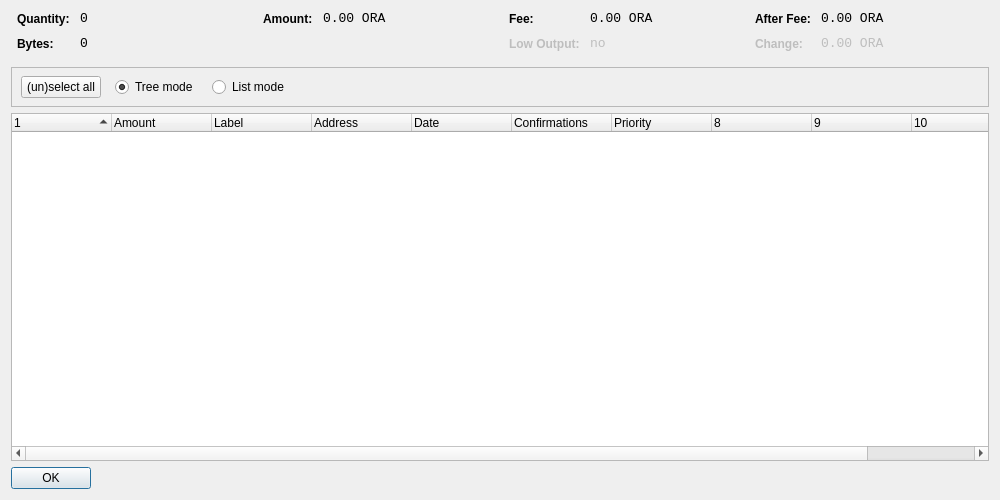
<?xml version="1.0" encoding="UTF-8"?>
<ui version="4.0">
 <class>CoinControlDialog</class>
 <widget class="QDialog" name="CoinControlDialog">
  <property name="geometry">
   <rect>
    <x>0</x>
    <y>0</y>
    <width>1000</width>
    <height>500</height>
   </rect>
  </property>
  <property name="windowTitle">
   <string>Coin Control</string>
  </property>
  <layout class="QVBoxLayout" name="verticalLayout">
   <item>
    <layout class="QHBoxLayout" name="horizontalLayoutTop" stretch="0,0,0,0">
     <property name="topMargin">
      <number>0</number>
     </property>
     <property name="bottomMargin">
      <number>10</number>
     </property>
     <item>
      <layout class="QFormLayout" name="formLayoutCoinControl1">
       <property name="horizontalSpacing">
        <number>10</number>
       </property>
       <property name="verticalSpacing">
        <number>10</number>
       </property>
       <property name="leftMargin">
        <number>6</number>
       </property>
       <property name="rightMargin">
        <number>6</number>
       </property>
       <item row="0" column="0">
        <widget class="QLabel" name="labelCoinControlQuantityText">
         <property name="styleSheet">
          <string notr="true">font-weight:bold;</string>
         </property>
         <property name="text">
          <string>Quantity:</string>
         </property>
        </widget>
       </item>
       <item row="0" column="1">
        <widget class="QLabel" name="labelCoinControlQuantity">
         <property name="font">
          <font>
           <family>Monospace</family>
           <pointsize>10</pointsize>
          </font>
         </property>
         <property name="cursor">
          <cursorShape>IBeamCursor</cursorShape>
         </property>
         <property name="contextMenuPolicy">
          <enum>Qt::ActionsContextMenu</enum>
         </property>
         <property name="text">
          <string notr="true">0</string>
         </property>
         <property name="textInteractionFlags">
          <set>Qt::LinksAccessibleByMouse|Qt::TextSelectableByKeyboard|Qt::TextSelectableByMouse</set>
         </property>
        </widget>
       </item>
       <item row="1" column="0">
        <widget class="QLabel" name="labelCoinControlBytesText">
         <property name="styleSheet">
          <string notr="true">font-weight:bold;</string>
         </property>
         <property name="text">
          <string>Bytes:</string>
         </property>
        </widget>
       </item>
       <item row="1" column="1">
        <widget class="QLabel" name="labelCoinControlBytes">
         <property name="font">
          <font>
           <family>Monospace</family>
           <pointsize>10</pointsize>
          </font>
         </property>
         <property name="cursor">
          <cursorShape>IBeamCursor</cursorShape>
         </property>
         <property name="contextMenuPolicy">
          <enum>Qt::ActionsContextMenu</enum>
         </property>
         <property name="text">
          <string notr="true">0</string>
         </property>
         <property name="textInteractionFlags">
          <set>Qt::LinksAccessibleByMouse|Qt::TextSelectableByKeyboard|Qt::TextSelectableByMouse</set>
         </property>
        </widget>
       </item>
      </layout>
     </item>
     <item>
      <layout class="QFormLayout" name="formLayoutCoinControl2">
       <property name="horizontalSpacing">
        <number>10</number>
       </property>
       <property name="verticalSpacing">
        <number>10</number>
       </property>
       <property name="leftMargin">
        <number>6</number>
       </property>
       <property name="rightMargin">
        <number>6</number>
       </property>
       <item row="0" column="0">
        <widget class="QLabel" name="labelCoinControlAmountText">
         <property name="styleSheet">
          <string notr="true">font-weight:bold;</string>
         </property>
         <property name="text">
          <string>Amount:</string>
         </property>
        </widget>
       </item>
       <item row="0" column="1">
        <widget class="QLabel" name="labelCoinControlAmount">
         <property name="font">
          <font>
           <family>Monospace</family>
           <pointsize>10</pointsize>
          </font>
         </property>
         <property name="cursor">
          <cursorShape>IBeamCursor</cursorShape>
         </property>
         <property name="contextMenuPolicy">
          <enum>Qt::ActionsContextMenu</enum>
         </property>
         <property name="text">
          <string notr="true">0.00 ORA</string>
         </property>
         <property name="textInteractionFlags">
          <set>Qt::LinksAccessibleByMouse|Qt::TextSelectableByKeyboard|Qt::TextSelectableByMouse</set>
         </property>
        </widget>
       </item>
      </layout>
     </item>
     <item>
      <layout class="QFormLayout" name="formLayoutCoinControl3">
       <property name="horizontalSpacing">
        <number>10</number>
       </property>
       <property name="verticalSpacing">
        <number>10</number>
       </property>
       <property name="leftMargin">
        <number>6</number>
       </property>
       <property name="rightMargin">
        <number>6</number>
       </property>
       <item row="0" column="0">
        <widget class="QLabel" name="labelCoinControlFeeText">
         <property name="styleSheet">
          <string notr="true">font-weight:bold;</string>
         </property>
         <property name="text">
          <string>Fee:</string>
         </property>
        </widget>
       </item>
       <item row="0" column="1">
        <widget class="QLabel" name="labelCoinControlFee">
         <property name="font">
          <font>
           <family>Monospace</family>
           <pointsize>10</pointsize>
          </font>
         </property>
         <property name="cursor">
          <cursorShape>IBeamCursor</cursorShape>
         </property>
         <property name="contextMenuPolicy">
          <enum>Qt::ActionsContextMenu</enum>
         </property>
         <property name="text">
          <string notr="true">0.00 ORA</string>
         </property>
         <property name="textInteractionFlags">
          <set>Qt::LinksAccessibleByMouse|Qt::TextSelectableByKeyboard|Qt::TextSelectableByMouse</set>
         </property>
        </widget>
       </item>
       <item row="1" column="0">
        <widget class="QLabel" name="labelCoinControlLowOutputText">
         <property name="enabled">
          <bool>false</bool>
         </property>
         <property name="styleSheet">
          <string notr="true">font-weight:bold;</string>
         </property>
         <property name="text">
          <string>Low Output:</string>
         </property>
        </widget>
       </item>
       <item row="1" column="1">
        <widget class="QLabel" name="labelCoinControlLowOutput">
         <property name="enabled">
          <bool>false</bool>
         </property>
         <property name="font">
          <font>
           <family>Monospace</family>
           <pointsize>10</pointsize>
          </font>
         </property>
         <property name="cursor">
          <cursorShape>IBeamCursor</cursorShape>
         </property>
         <property name="contextMenuPolicy">
          <enum>Qt::ActionsContextMenu</enum>
         </property>
         <property name="text">
          <string notr="true">no</string>
         </property>
         <property name="textInteractionFlags">
          <set>Qt::LinksAccessibleByMouse|Qt::TextSelectableByKeyboard|Qt::TextSelectableByMouse</set>
         </property>
        </widget>
       </item>
      </layout>
     </item>
     <item>
      <layout class="QFormLayout" name="formLayoutCoinControl4">
       <property name="horizontalSpacing">
        <number>10</number>
       </property>
       <property name="verticalSpacing">
        <number>10</number>
       </property>
       <property name="leftMargin">
        <number>6</number>
       </property>
       <property name="rightMargin">
        <number>6</number>
       </property>
       <item row="0" column="0">
        <widget class="QLabel" name="labelCoinControlAfterFeeText">
         <property name="styleSheet">
          <string notr="true">font-weight:bold;</string>
         </property>
         <property name="text">
          <string>After Fee:</string>
         </property>
        </widget>
       </item>
       <item row="0" column="1">
        <widget class="QLabel" name="labelCoinControlAfterFee">
         <property name="font">
          <font>
           <family>Monospace</family>
           <pointsize>10</pointsize>
          </font>
         </property>
         <property name="cursor">
          <cursorShape>IBeamCursor</cursorShape>
         </property>
         <property name="contextMenuPolicy">
          <enum>Qt::ActionsContextMenu</enum>
         </property>
         <property name="text">
          <string notr="true">0.00 ORA</string>
         </property>
         <property name="textInteractionFlags">
          <set>Qt::LinksAccessibleByMouse|Qt::TextSelectableByKeyboard|Qt::TextSelectableByMouse</set>
         </property>
        </widget>
       </item>
       <item row="1" column="0">
        <widget class="QLabel" name="labelCoinControlChangeText">
         <property name="enabled">
          <bool>false</bool>
         </property>
         <property name="styleSheet">
          <string notr="true">font-weight:bold;</string>
         </property>
         <property name="text">
          <string>Change:</string>
         </property>
        </widget>
       </item>
       <item row="1" column="1">
        <widget class="QLabel" name="labelCoinControlChange">
         <property name="enabled">
          <bool>false</bool>
         </property>
         <property name="font">
          <font>
           <family>Monospace</family>
           <pointsize>10</pointsize>
          </font>
         </property>
         <property name="cursor">
          <cursorShape>IBeamCursor</cursorShape>
         </property>
         <property name="contextMenuPolicy">
          <enum>Qt::ActionsContextMenu</enum>
         </property>
         <property name="text">
          <string notr="true">0.00 ORA</string>
         </property>
         <property name="textInteractionFlags">
          <set>Qt::LinksAccessibleByMouse|Qt::TextSelectableByKeyboard|Qt::TextSelectableByMouse</set>
         </property>
        </widget>
       </item>
      </layout>
     </item>
    </layout>
   </item>
   <item>
    <widget class="QFrame" name="frame">
     <property name="minimumSize">
      <size>
       <width>0</width>
       <height>40</height>
      </size>
     </property>
     <property name="frameShape">
      <enum>QFrame::StyledPanel</enum>
     </property>
     <property name="frameShadow">
      <enum>QFrame::Sunken</enum>
     </property>
     <widget class="QWidget" name="horizontalLayoutWidget">
      <property name="geometry">
       <rect>
        <x>10</x>
        <y>0</y>
        <width>781</width>
        <height>41</height>
       </rect>
      </property>
      <layout class="QHBoxLayout" name="horizontalLayoutPanel" stretch="0,0,0,0,0">
       <property name="spacing">
        <number>14</number>
       </property>
       <item>
        <widget class="QPushButton" name="pushButtonSelectAll">
         <property name="sizePolicy">
          <sizepolicy hsizetype="Maximum" vsizetype="Fixed">
           <horstretch>0</horstretch>
           <verstretch>0</verstretch>
          </sizepolicy>
         </property>
         <property name="text">
          <string>(un)select all</string>
         </property>
        </widget>
       </item>
       <item>
        <widget class="QRadioButton" name="radioTreeMode">
         <property name="sizePolicy">
          <sizepolicy hsizetype="Maximum" vsizetype="Fixed">
           <horstretch>0</horstretch>
           <verstretch>0</verstretch>
          </sizepolicy>
         </property>
         <property name="text">
          <string>Tree mode</string>
         </property>
         <property name="checked">
          <bool>true</bool>
         </property>
        </widget>
       </item>
       <item>
        <widget class="QRadioButton" name="radioListMode">
         <property name="sizePolicy">
          <sizepolicy hsizetype="Maximum" vsizetype="Fixed">
           <horstretch>0</horstretch>
           <verstretch>0</verstretch>
          </sizepolicy>
         </property>
         <property name="text">
          <string>List mode</string>
         </property>
        </widget>
       </item>
       <item>
        <spacer name="horizontalSpacer">
         <property name="orientation">
          <enum>Qt::Horizontal</enum>
         </property>
         <property name="sizeHint" stdset="0">
          <size>
           <width>40</width>
           <height>20</height>
          </size>
         </property>
        </spacer>
       </item>
      </layout>
     </widget>
    </widget>
   </item>
   <item>
    <widget class="CoinControlTreeWidget" name="treeWidget">
     <property name="contextMenuPolicy">
      <enum>Qt::CustomContextMenu</enum>
     </property>
     <property name="sortingEnabled">
      <bool>false</bool>
     </property>
     <property name="columnCount">
      <number>11</number>
     </property>
     <attribute name="headerShowSortIndicator" stdset="0">
      <bool>true</bool>
     </attribute>
     <attribute name="headerStretchLastSection">
      <bool>false</bool>
     </attribute>
     <column>
      <property name="text">
       <string/>
      </property>
     </column>
     <column>
      <property name="text">
       <string>Amount</string>
      </property>
     </column>
     <column>
      <property name="text">
       <string>Label</string>
      </property>
     </column>
     <column>
      <property name="text">
       <string>Address</string>
      </property>
     </column>
     <column>
      <property name="text">
       <string>Date</string>
      </property>
     </column>
     <column>
      <property name="text">
       <string>Confirmations</string>
      </property>
      <property name="toolTip">
       <string>Confirmed</string>
      </property>
     </column>
     <column>
      <property name="text">
       <string>Priority</string>
      </property>
     </column>
     <column>
      <property name="text">
       <string/>
      </property>
     </column>
     <column>
      <property name="text">
       <string/>
      </property>
     </column>
     <column>
      <property name="text">
       <string/>
      </property>
     </column>
     <column>
      <property name="text">
       <string/>
      </property>
     </column>
    </widget>
   </item>
   <item>
    <widget class="QDialogButtonBox" name="buttonBox">
     <property name="sizePolicy">
      <sizepolicy hsizetype="Maximum" vsizetype="Fixed">
       <horstretch>0</horstretch>
       <verstretch>0</verstretch>
      </sizepolicy>
     </property>
     <property name="orientation">
      <enum>Qt::Horizontal</enum>
     </property>
     <property name="standardButtons">
      <set>QDialogButtonBox::Ok</set>
     </property>
    </widget>
   </item>
  </layout>
 </widget>
 <customwidgets>
  <customwidget>
   <class>CoinControlTreeWidget</class>
   <extends>QTreeWidget</extends>
   <header>coincontroltreewidget.h</header>
  </customwidget>
 </customwidgets>
 <resources/>
 <connections/>
</ui>
